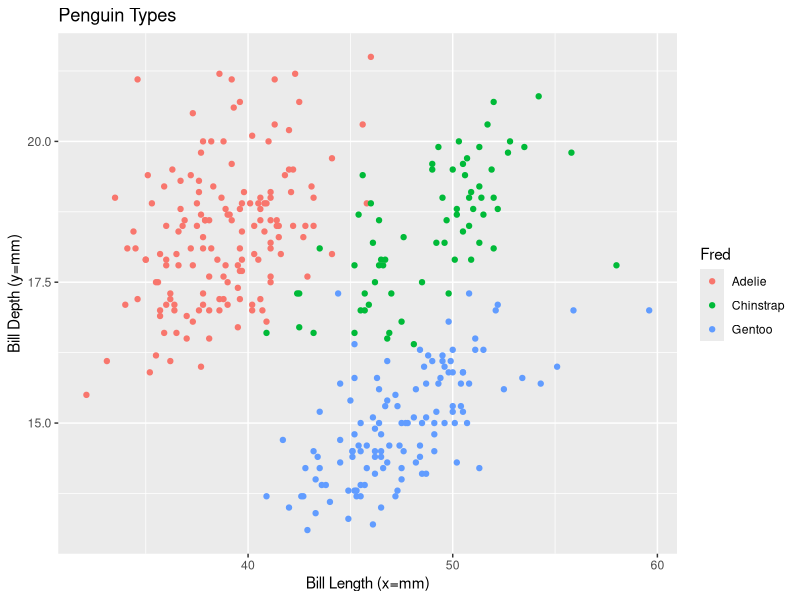

This chart was generated by the following R code:
## ---- chunk 1
library(tidyverse)
library(palmerpenguins)
## ---- chunk 2
penguins |>
  ggplot(aes(x = bill_length_mm, y = bill_depth_mm, color = species)) +
  	  geom_point()+labs(x= "Bill Length (x=mm)", y = "Bill Depth (y=mm)", title = "Penguin Types", color = "Fred")
